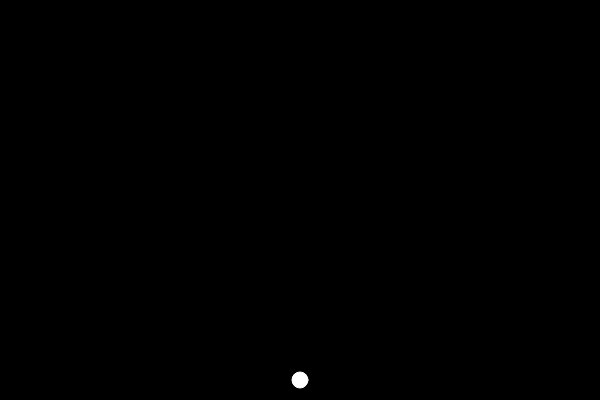
Frame 1 (no input)
Frame 60 (no input): identical to frame 1, image omitted
Frame 120 (the mouse pressed at the canvas centre since frame 60): identical to frame 1, image omitted

The p5.js sketch that drew this single still picture (run headless with seeded random() and noise() and a simulated clock; from frame 60 on, the mouse is pressed at the canvas centre):

// p5.js sketch
// ── sketch.js
let particles = [];

function setup() {
  createCanvas(600, 400);
  
}

function draw() {
  background(0);
  let p = new Particle();
  particles.push(p);
  for (let i = 0; i < particles.length; i++) {
    particles[i].show();
    particles[i].update();
  if (particles[i].finished());
    //removes particle
    particles.splice(i, 1)
  } 
}

class Particle {
  
  constructor() {
    this.x = 300;
    this.y = 380;
    this.vx = random (-1, 1);
    this.vy = random (-5, -1);
  }
  
  finished() {
    return this.alpha < 0;
  }
  update() {
    this.x += this.vx;
    this.y += this.vy;
    this.alpha -= 5;
  }
  show() {
    stroke(255);
    fill(255, this.alpha);
    ellipse(this.x, this.y, 16);
  }
  
  
}
